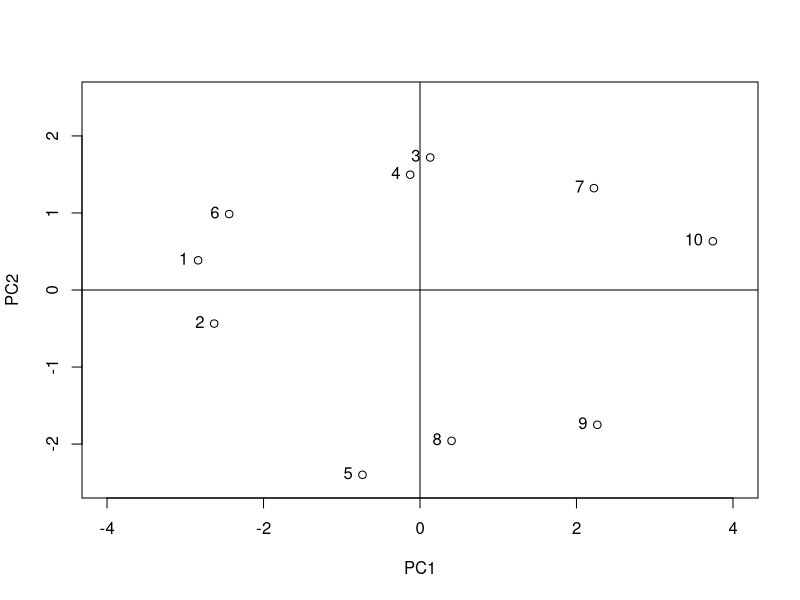
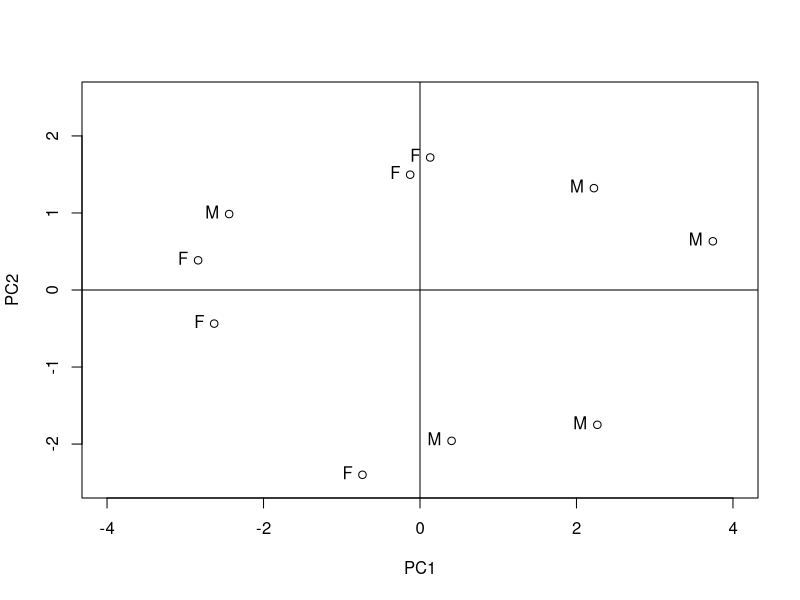
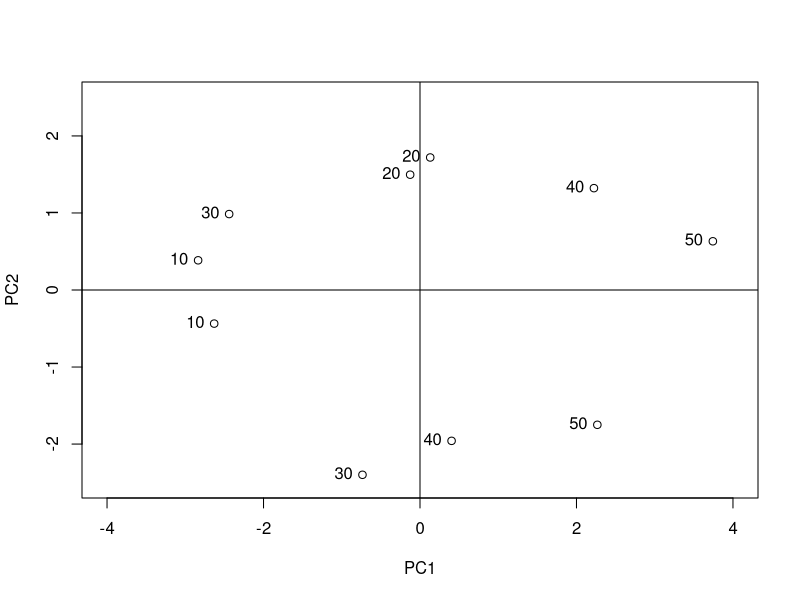

These figures' R source, in order: (Note: this script raises an error after producing the figures.)
statis <- read.csv(file = 'practcing_R_analysis/data_files/satis.csv',
                   header = TRUE)

# install.packages('psych')
library(psych)

# describe about stais data
describe(statis[c('x1', 'x2', 'x3', 'x4', 'x5')])

# correlations: correlations matrix, p-value
cor(statis[c('x1', 'x2', 'x3', 'x4', 'x5')])
corr.test(statis[c('x1', 'x2', 'x3', 'x4', 'x5')])

#coveriance matrix
cov(statis[c('x1', 'x2', 'x3', 'x4', 'x5')])

# PCA analysis
statis.prcomp <- prcomp(~x1+x2+x3+x4+x5, data = statis)
print(statis.prcomp)
statis.prcomp$sdev # 주성분의 표준편차
statis.prcomp$sdev^2 # 고윳값 출력
summary(statis.prcomp)

# PCA score
statis.score <- cbind(statis, statis.prcomp$x[,1:2])
print(statis.score)

# PCA graph: 개체 번호별
plot(statis.score[c('PC1', 'PC2')], xlim = c(-4, 4), ylim = c(-2.5, 2.5))
abline(h=0, v=0)
text(statis.score[c('PC1', 'PC2')], labels = rownames(statis.score), pos = 2)

# PCA graph: 성별
plot(statis.score[c('PC1', 'PC2')], xlim = c(-4, 4), ylim = c(-2.5, 2.5))
abline(h=0, v=0)
text(statis.score[c('PC1', 'PC2')], labels = statis.score$gender, pos = 2)

# PCA graph: 연령대
plot(statis.score[c('PC1', 'PC2')], xlim = c(-4, 4), ylim = c(-2.5, 2.5))
abline(h=0, v=0)
text(statis.score[c('PC1', 'PC2')], labels = statis.score$age, pos = 2)

# PCA graph: 집단 중심점 plot
statis.X <- statis[c('x1', 'x2', 'x3', 'x4', 'x5')]
statis.X.prcomp <- prcomp(statis.X, center = TRUE, scale=FALSE)
statis.score <- cbind(statis, statis.X.prcomp$x)

pcm.age <- aggregate(cbind(PC1, PC2)~age, data=statis.score, FUN = mean)
pcm.gender <- aggregate(cbind(PC1, pc2)~gender, data=statis.socre, FUN=mean)

plot(statis.score[c('PC1', 'PC2'), xlim = c(-4, 4), ylim = c(-2.5, 2.4)])
abline(h=0, v=0)

points(pcm.age[, 2:3], pch=8, cex= 1.5, col='darkgreen')
text(pcm.age[, 2:3], labels= pcm.age$age, pos=4, col = 'darkgreen')

points(pcm.gender[, 2:3], pch=8, cex= 1.5, col='red')
text(pcm.gender[, 2:3], labels= pcm.age$age, pos=4, col = 'red')

# PCA: 행렬도(Biplot)
biplot(statis.prcomp, cex=1)
abline(h=0, v=0, lty=2)

